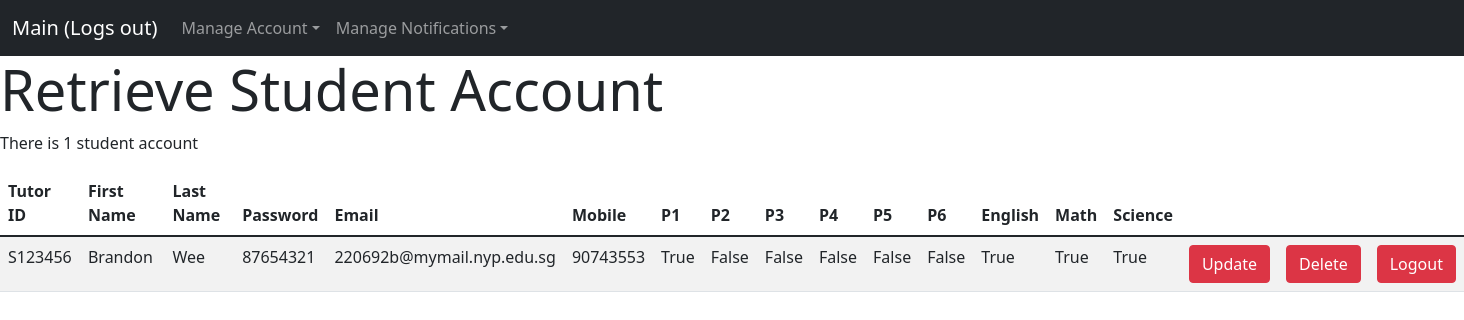
The page /retrievestudent on the database its author committed.
### __init__.py (models this page shows, shortened)
class Student(db.Model):
    student_id_num = db.Column("id_num", db.String(7), primary_key=True)
    student_first_name = db.Column("first_name", db.String(80))
    student_last_name = db.Column("last_name", db.String(80))
    student_password = db.Column("password", db.String(127))
    student_mobile = db.Column("mobile", db.Integer)
    student_email = db.Column("email", db.String(150))
    student_p1 = db.Column("p1", db.Boolean, default=False)
    student_p2 = db.Column("p2", db.Boolean, default=False)
    student_p3 = db.Column("p3", db.Boolean, default=False)
    student_p4 = db.Column("p4", db.Boolean, default=False)
    student_p5 = db.Column("p5", db.Boolean, default=False)
    student_p6 = db.Column("p6", db.Boolean, default=False)
    student_english = db.Column("english", db.Boolean)
    student_math = db.Column("math", db.Boolean)
    student_science = db.Column("science", db.Boolean)

### __init__.py (the view)
@app.route('/retrievestudent')
def retrieve_student_account():
    update_student_account = CreateStudentAccount(request.form)
    with app.app_context():
        student_data = Student.query.all()
    return render_template('retrievestudent.html', count=len(student_data), student=student_data, form=update_student_account)

### __init__.py (called while the page is built)
@app.before_request
def before_request():
    g.user = None
    if 'user' in session:
        g.user = session['user']

### templates/retrievestudent.html (shortened to what this page needs)
{% extends "base.html" %}
{% block navbar %}
{% include 'includes/_navbar.html' %}
{% endblock %}
{% block content %}
{% from "includes/_formHelper.html" import render_field %}
<h1 class="display-4">Retrieve Student Account</h1>
<div>
    {% if count == 0 %}
    <p>There are no recorded student accounts</p>
    {% elif count == 1 %}
    <p>There is 1 student account</p>
    {% else %}
    <p>There are {{ count }} student accounts</p>
    {% endif %}
    <table class="table table-striped">
        <thead>
            <tr>
                <th>Tutor ID</th>
                <th>First Name</th>
                <th>Last Name</th>
                <th>Password</th>
                <th>Email</th>
                <th>Mobile</th>
                <th>P1</th>
                <th>P2</th>
                <th>P3</th>
                <th>P4</th>
                <th>P5</th>
                <th>P6</th>
                <th>English</th>
                <th>Math</th>
                <th>Science</th>
                <th></th>
                <th></th>
                <th></th>
            </tr>
        </thead>
        <tbody>
        {% for student in student %}
            <tr>
                <td>{{ student.student_id_num }}</td>
                <td>{{ student.student_first_name }}</td>
                <td>{{ student.student_last_name }}</td>
                <td>{{ student.student_password }}</td>
                <td>{{ student.student_email }}</td>
                <td>{{ student.student_mobile }}</td>
                <td>{{ student.student_p1 }}</td>
                <td>{{ student.student_p2 }}</td>
                <td>{{ student.student_p3 }}</td>
                <td>{{ student.student_p4 }}</td>
                <td>{{ student.student_p5 }}</td>
                <td>{{ student.student_p6 }}</td>
                <td>{{ student.student_english }}</td>
                <td>{{ student.student_math }}</td>
                <td>{{ student.student_science }}</td>
                <td><form action="{{url_for('update_student_account', student_id_num=student.student_id_num)}}" method="POST">
                    <button type="button" class="btn btn-danger" data-bs-toggle="modal" data-bs-target="#editModal_{{student.student_id_num}}">
                      Update
                    </button>
                </form>
                </td>
                <td>
                    <form action="{{url_for('delete_student_account', student_id_num=student.student_id_num)}}" method="POST">
                    <button type="button" class="btn btn-danger" data-bs-toggle="modal" data-bs-target="#myModal_{{student.student_id_num}}">
                      Delete
                    </button>
                </form>
                </td>
                <td>
                    <a href="/dropsession" class="btn btn-danger">Logout</a>
                </td>
            </tr>
        {% endfor %}
        </tbody>
    </table>
</div>
{% endblock %}

### templates/base.html (shortened to what this page needs)
<!DOCTYPE html>
<html lang="en">
<head>
    <link href="https://cdn.jsdelivr.net/npm/bootstrap@5.1.3/dist/css/bootstrap.min.css" rel="stylesheet">
</head>
<body>
    {% block navbar %}
    {% endblock %}
    {% block content %}
    {% endblock %}
</body>
</html>

### templates/includes/_navbar.html (shortened to what this page needs)
<nav class="navbar navbar-expand-sm bg-dark navbar-dark">
  <div class="container-fluid">
    <a class="navbar-brand" href="/">Main (Logs out)</a>
    <div class="collapse navbar-collapse" id="collapsibleNavbar">
      <ul class="navbar-nav">
        <li class="nav-item dropdown">
          <a class="nav-link dropdown-toggle" href="#" role="button" data-bs-toggle="dropdown">Manage Account</a>
        </li>
        <li class="nav-item dropdown">
          <a class="nav-link dropdown-toggle" href="#" role="button" data-bs-toggle="dropdown">Manage Notifications</a>
        </li>
      </ul>
    </div>
  </div>
</nav>

### rows shown on the page
Student: student_id_num "S123456", student_first_name "Brandon", student_last_name "Wee", student_password "87654321", student_email "220692b@mymail.nyp.edu.sg", student_mobile "90743553", student_p1 "True", student_p2 "False", student_p3 "False", student_p4 "False", student_p5 "False", student_p6 "False", student_english "True", student_math "True", student_science "True"
